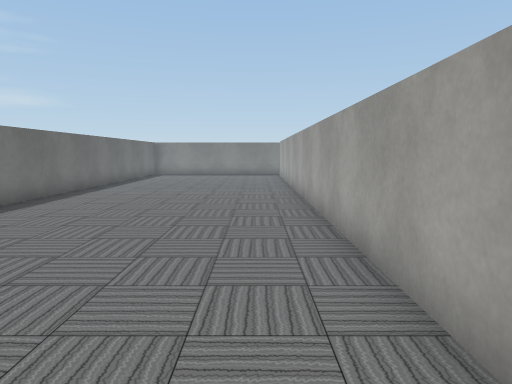
View 1 (above)

24 first-person views from a walk through a scene from a Unity 3-D project. The camera is 1.3 m above the floor, tilts 6° down and sees 70° across. The floor is counted in squares, 1 m on a side. Each view is taken from the middle of a square. On the plan, view 1 faces up. The plan holds only what a view shows up to about 15 squares ahead; the rest is blank. Some surface patterns are stand-ins.

View 2
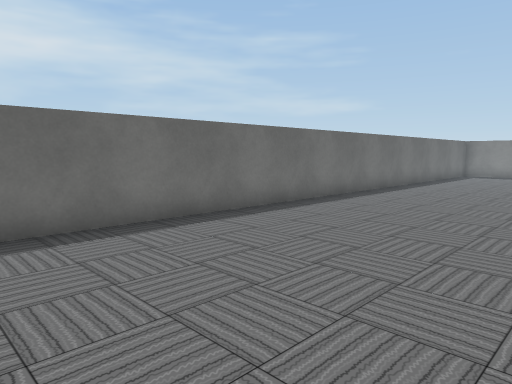

View 3
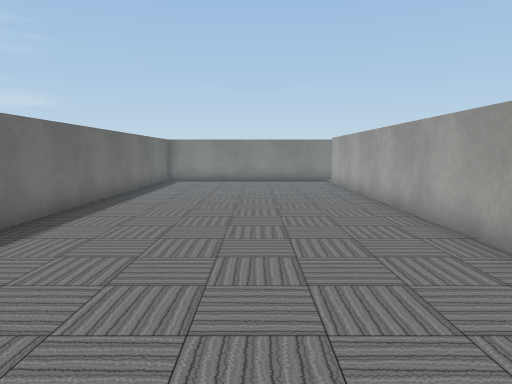

View 4
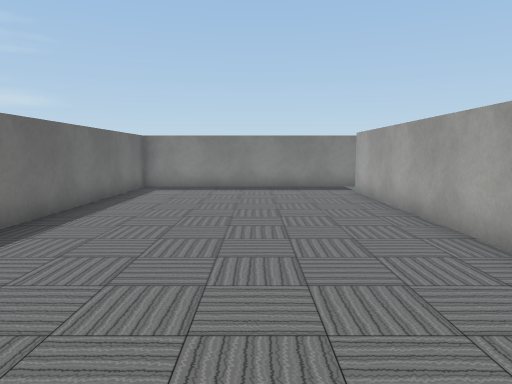

View 5
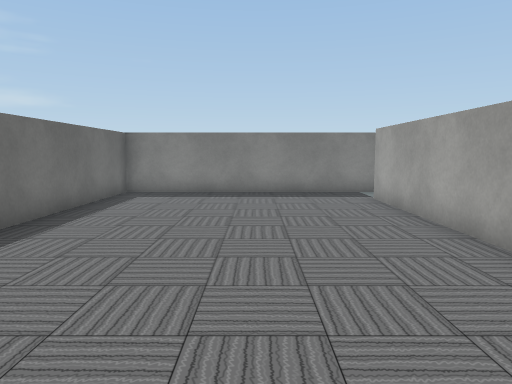

View 6
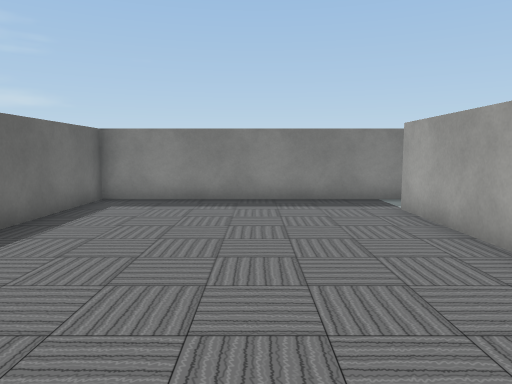

View 7
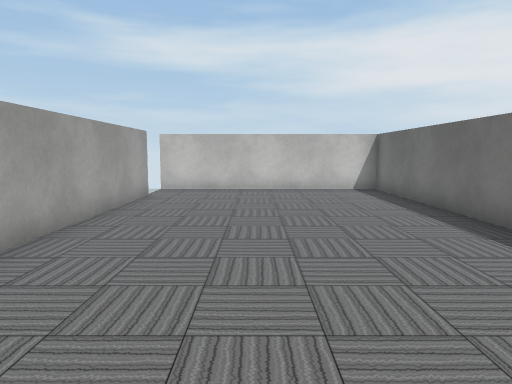

View 8
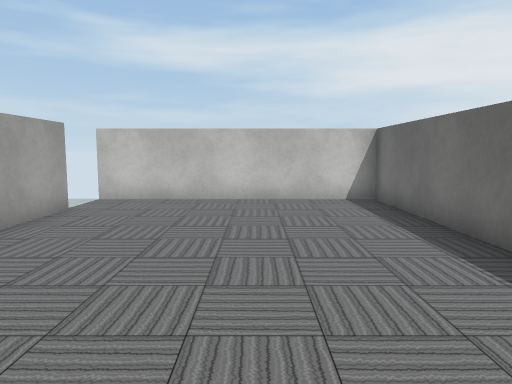

View 9
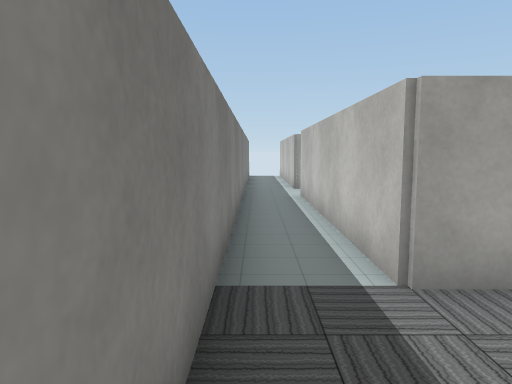

View 10
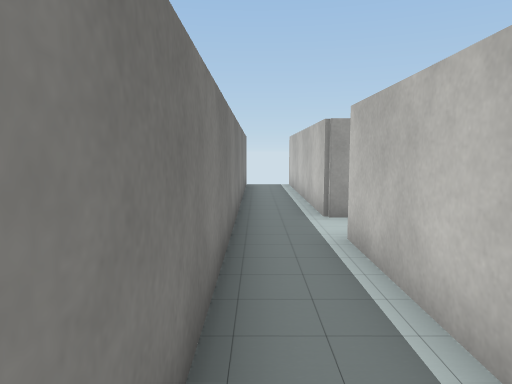

View 11
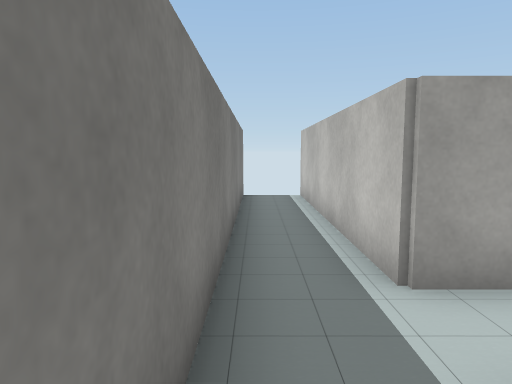

View 12
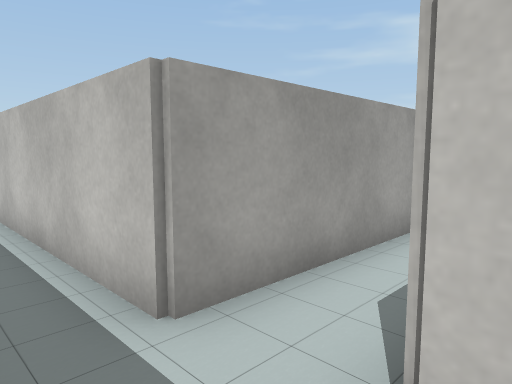

View 13
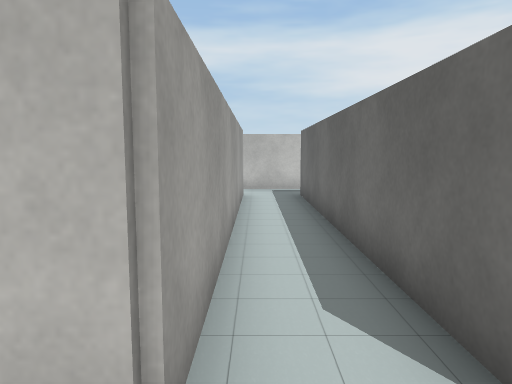

View 14
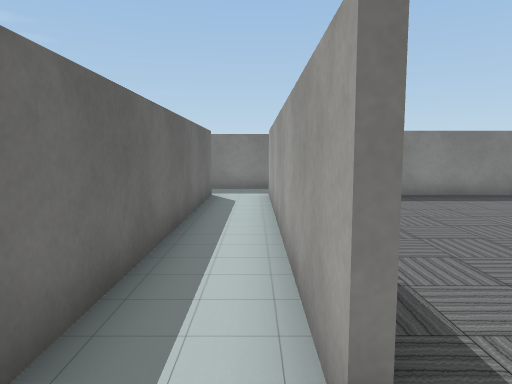

View 15
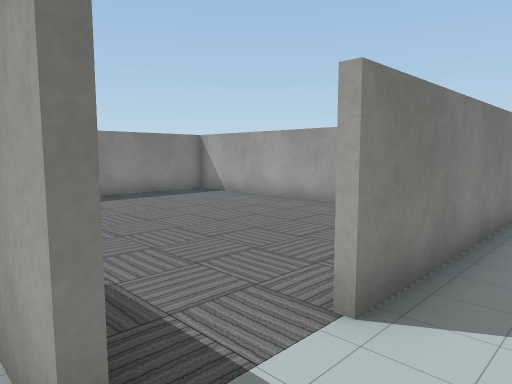

View 16
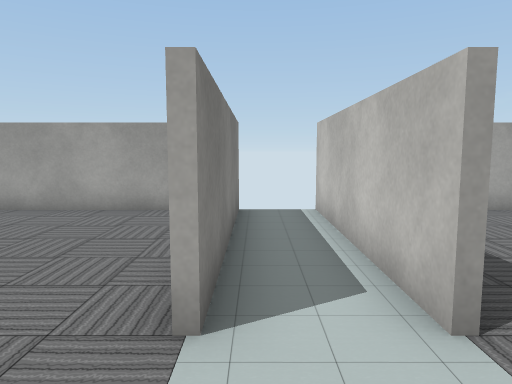

View 17
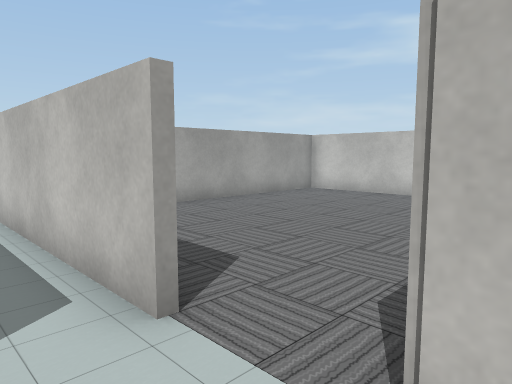

View 18
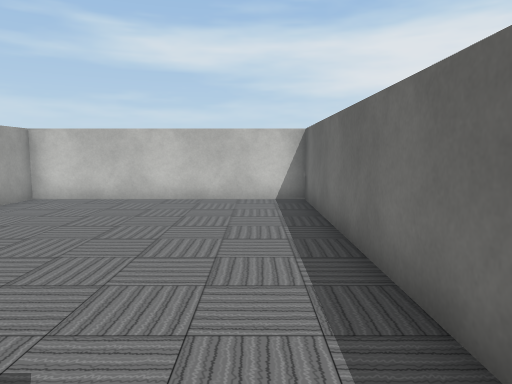

View 19
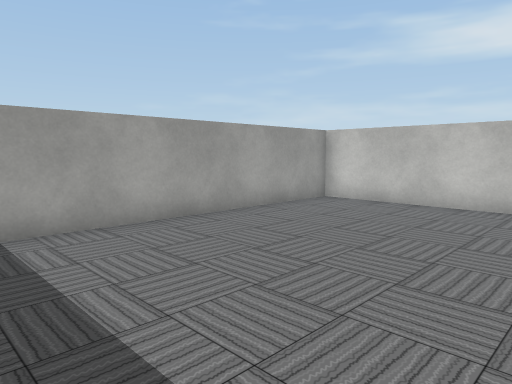

View 20
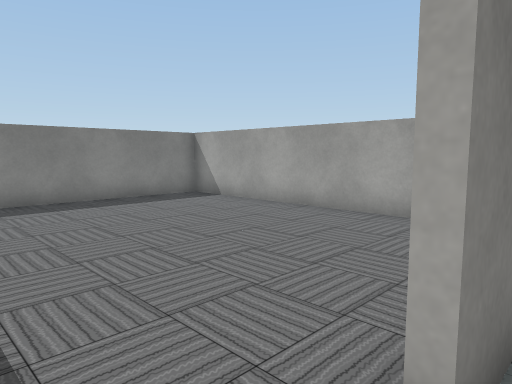

View 21
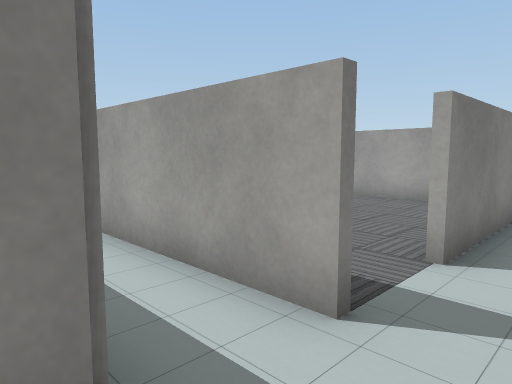

View 22
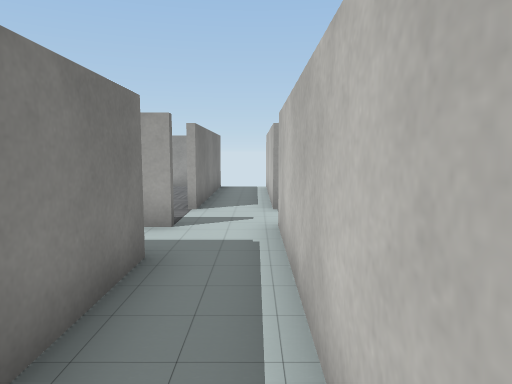

View 23
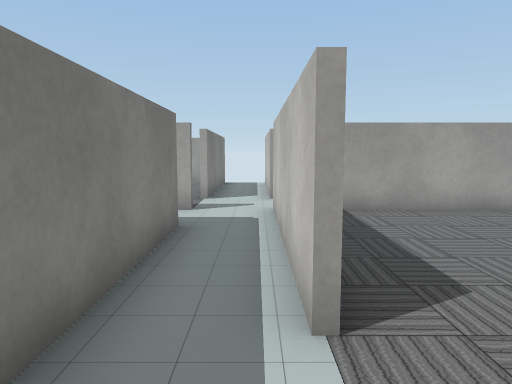

View 24
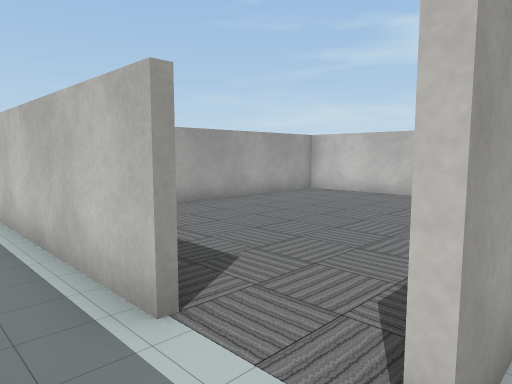

### Floor plan
Points are (right, up) in squares from view 1. A wall is a line through its corners. A room is listed if a view was taken in it or the views show most of it. See-through windows are left out.
Room 1 (views 1, 2, 3, 4, 5, 6, 7, 8, 9, 10, 11, 12, 13)
walls: (1.4, 1.5) (1.4, 21.6) (9.6, 21.6); (11.4, 21.6) (19.5, 21.6); (19.5, 23.4) (-6.4, 23.4) (-6.4, -0.4) (1.5, -0.4)
ways out: opening at (11, 22) to room 2; opening at (2, 0.5) to room 5
Room 2 (views 14, 15, 16, 17, 21, 22)
walls: (11.4, 11.4) (11.4, 21.6); (5.4, 9.6) (11.6, 9.6); (9.6, 21.6) (9.6, 11.4) (4.9, 11.4)
ways out: opening at (11, 22) to room 1; opening at (12, 10.5) to room 3; opening at (4, 10) to room 5; opening at (5, 9)
Room 3 (views 18, 20)
walls: (13.4, 9.6) (19.5, 9.6); (19.5, 11.4) (13.5, 11.4)
ways out: opening at (12, 10.5) to room 2; opening at (13, 9) to room 4; opening at (13, 11) to room 6
Room 4 (view 19)
walls: (11.6, 8.1) (11.6, -0.4) (19.4, -0.4) (19.4, 8)
ways out: opening at (13, 9) to room 3
Room 5 (views 23, 24)
walls: (3.4, 8.5) (3.4, 9.5)
ways out: opening at (2, 0.5) to room 1; opening at (4, 10) to room 2; opening at (3, 11)
Room 6 (no view inside)
walls: (19.4, 12.6) (19.4, 21.4) (13.7, 21.4)
ways out: opening at (13, 11) to room 3

Where each view was taken, in squares from view 1:
view 1: 0 up, 0 right, facing up
view 2: 0 up, 0 right, facing up-left
view 3: 5 up, 2 left, facing up
view 4: 9 up, 2 left, facing up
view 5: 11 up, 2 left, facing up
view 6: 13 up, 2 left, facing up
view 7: 13 up, 2 left, facing down
view 8: 10 up, 3 left, facing down
view 9: 23 up, 2 left, facing right
view 10: 23 up, 4 right, facing right
view 11: 23 up, 8 right, facing right
view 12: 23 up, 9 right, facing down-right
view 13: 23 up, 11 right, facing down
view 14: 10 up, 11 right, facing up
view 15: 10 up, 11 right, facing up-right
view 16: 11 up, 11 right, facing right
view 17: 11 up, 11 right, facing down-right
view 18: 10 up, 13 right, facing down
view 19: 9 up, 13 right, facing down-right
view 20: 11 up, 12 right, facing up-right
view 21: 10 up, 9 right, facing up-right
view 22: 10 up, 5 right, facing right
view 23: 10 up, 3 right, facing right
view 24: 11 up, 3 right, facing down-right
